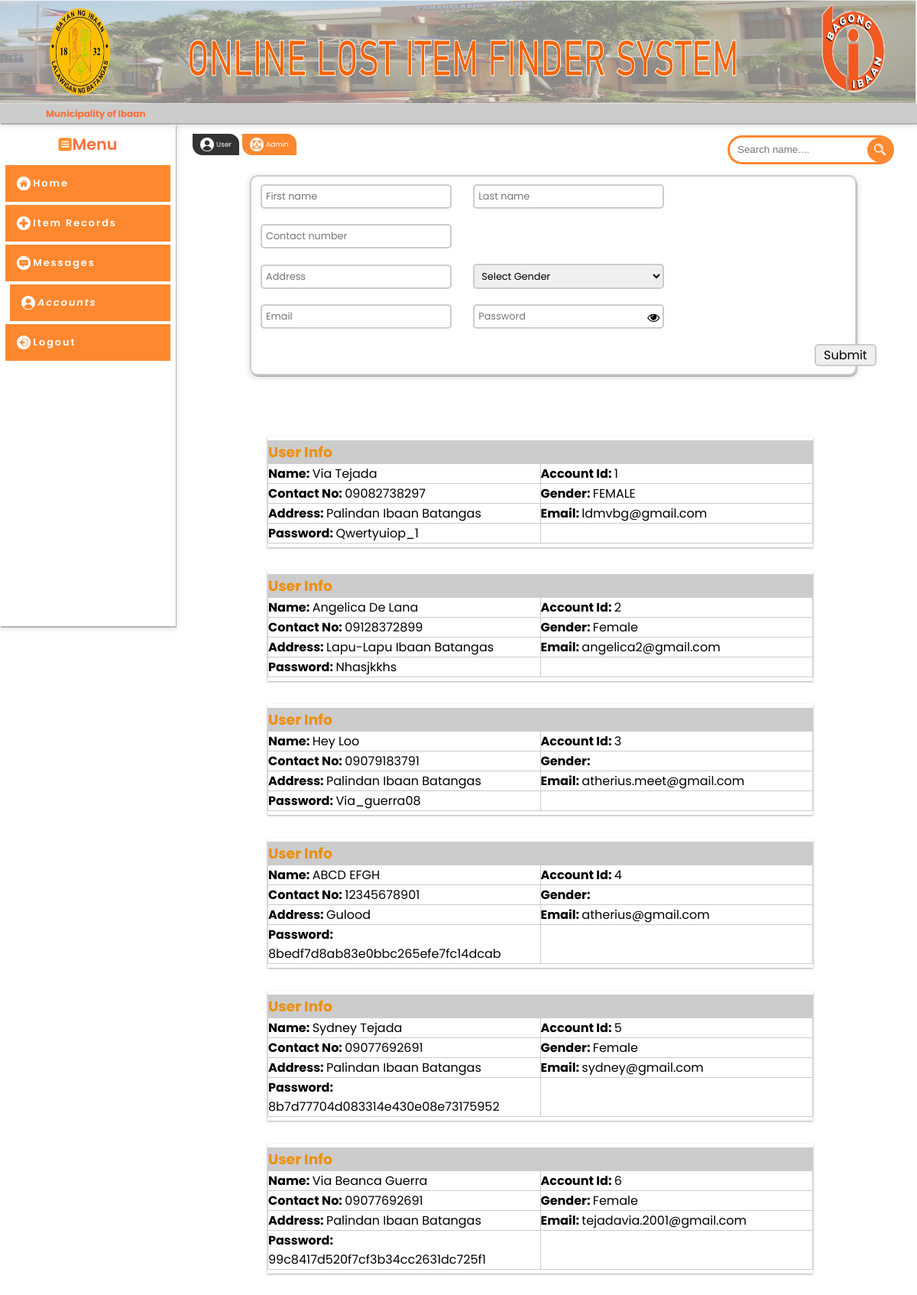
Before: /admin_accounts.php (signed in) with the older database file.
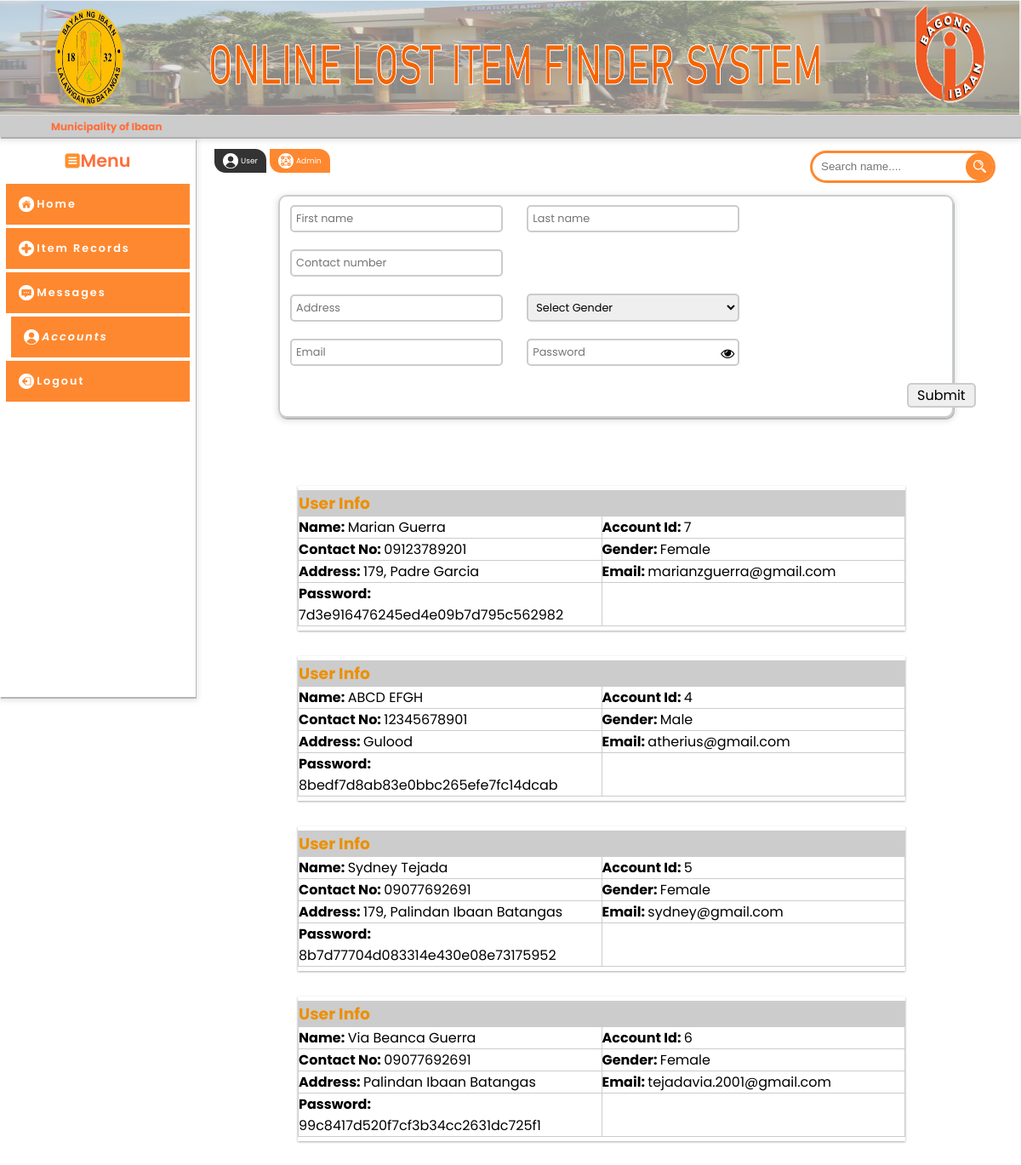
After: the same page with the newer database file.
### tables this page shows
CREATE TABLE IF NOT EXISTS `tb_residentsacc` (
  `accountId` int(15) NOT NULL AUTO_INCREMENT,
  `fname` varchar(50) NOT NULL,
  `lname` varchar(50) NOT NULL,
  `address` varchar(50) NOT NULL,
  `contact` varchar(15) NOT NULL,
  `gender` varchar(15) NOT NULL,
  `email` varchar(25) NOT NULL,
  `password` varchar(100) NOT NULL,
  `code` varchar(50) NOT NULL,
  `status` varchar(25) NOT NULL,
  PRIMARY KEY (`accountId`)
);

### admin_accounts.php (the view, shortened to what this page needs)
<!DOCTYPE html>
<html lang="en">
    <head>
        <link rel="stylesheet" href="style.css">
        <link rel="stylesheet" href="responsive.css">
        <link rel="stylesheet" href="https://stackpath.bootstrapcdn.com/font-awesome/4.7.0/css/font-awesome.min.css">
    </head>
    <body>
        <header>
            <div class="header" id="header">
            </div>
            <div class="divider">
                <p>Municipality of Ibaan</p>
            </div>
        </header>
        <nav class="navigation" id="navigation">
            <h3><img src="./images/menu-logo.png" height="18" width="18">Menu</h3>
            <div class="nav-links" id="myDIV">
                <a href="admin_home.php" class="nav-link"><img src="./images/home-icon.png" width="18" height="18" style="margin-right: 3px;">Home</a>
                <a href="admin_itemRecord.php" class="nav-link"><img src="./images/add-icon.png" width="18" height="18" style="margin-right: 3px;">Item Records</a>
                <a href="admin_messages.php" class="nav-link"><img src="./images/messages-icon.png" width="18" height="18" style="margin-right: 3px;">Messages</a>
                <a href="admin_accounts.php" class="nav-link active"><img src="./images/user-icon.png" width="18" height="18" style="margin-right: 3px;">Accounts</a>
                <a href="logout.php" class="nav-link"><img src="./images/logout-icon.png" width="18" height="18" style="margin-right: 3px;">Logout</a>
            </div>
        </nav>
        <div class="message-nav-parent">
            <div class="message-nav">
                <a href="admin_accounts.php" class="msg-nav-child --msg-active"><img src="./images/user-icon.png" width="18" height="18" style="margin-right: 3px;">User</a>
                <a href="admin_admin-accounts.php" class="msg-nav-child"><img src="./images/admin-ico.png" width="18" height="18" style="margin-right: 3px;">Admin</a>
            </div>
        </div>
        <div class="search-bar">
        <form class="search-box" action="search_account.php" method=POST>
                <input class="search" type="text" name="contact" size='20' placeholder="Search name...." required>
                <button class="search-btn" title="Search" type="submit" name= "search"><img src="./images/search-icon.png" width="15" height="15"></button>
            </form>
        </div>
        <main>
            <section class="forms-input">
                <form class='form' action="code_account.php" method="POST" enctype="multipart/form-data">
                        <div class="first-three">
                            <input class="input small" type="text" placeholder="First name" id= "fname" name="fname" required>
                            <input class="input small" type="text" placeholder="Last name" id= "lname" name="lname" required>
                            <input class="input small" type="text" placeholder="Contact number" id="contact" name="contact" required>
                        </div>
                        <div class="second-three">
                            <input class="input small" type="text" placeholder="Address" id="address" name="address" required>
                            <select name="gender" class="input big">
                                <option value="">Select Gender</option>
                            </select>
                        </div>
                        <div class="third-three">
                            <input class="input big" type="email" placeholder="Email" id="email" name="email" required>
                            <input class="input small" type="password" onkeyup="validatePassword(this.value)" pattern="(?=.*\d)(?=.*[a-z])(?=.*[A-Z]).{8,}" title="Must contain at least one number and one uppercase and lowercase letter, and at least 8 or more characters" placeholder="Password" id="password" name="password" required>
                            <i class="fa fa-eye" id="togglePassword" style="margin: 19px 32px 0px -34px; cursor: pointer; position: absolute;"></i>
                            <input class="input button-submit" type="submit" name="Submit" value="Submit">
                        </div>
                </form>
            </section>
            <section class="form-output" id="form-output">
                <div class="output-container">
                    <?php
                    include 'connect_db.php';
                    $query = "SELECT * FROM tb_residentsacc" or die("Error");
                    $result = mysqli_query($conn, $query);
                    while($row=mysqli_fetch_assoc($result))
                    {
                    ?>
                    <div class='output-cont-table'>
                        <table style="width:100%">
                            <tr>
                                <th style="text-align: left; background-color: #cccccc; color: #ec9006"><h3>User Info</h3></th>
                                <th style="text-align: right; background-color: #cccccc; color: #ec9006">
                                    <a style="color:#ec9006; margin: 10px;" href='delete_user_acc.php?id="<?php echo $row['accountId']; ?>"'></a></th>
                            </tr>
                            <tr>
                                <td style="width:50%"><p><span style="font-weight:700;">Name: </span><?php echo $row['fname']; ?>&nbsp<?php echo $row['lname']; ?></p></td>
                                <td style="width:50%"><p><span style="font-weight:700;">Account Id: </span><?php echo $row['accountId']; ?></p></td>
                            </tr>
                            <tr>
                                <td style="width:50%"><p><span style="font-weight:700;">Contact No: </span><?php echo $row['contact']; ?></p></td>
                                <td style="width:50%"><p><span style="font-weight:700;">Gender: </span><?php echo $row['gender']; ?></p></td>
                            </tr>
                            <tr>
                                <td style="width:50%"><p><span style="font-weight:700;">Address: </span><?php echo $row['address']; ?></p></td>
                                <td style="width:50%"><p><span style="font-weight:700;">Email: </span><?php echo $row['email']; ?></p></td>
                            </tr>
                            <tr>
                                <td style="width:50%"><p><span style="font-weight:700;">Password: </span><?php echo $row['password']; ?></p></td>
                            </tr>
                        </table>
                    </div>
                    <?php
                        }
                    ?>
                </div>
            </section>
        </main>
    </body>
</html>

### style.css (style rules this page uses)
:root { --color-white: #ffffff; --color-black: #000000; --color-gray: #cccccc; --color-grayish: #ddd; --color-slightwhite: #f1f1f1; --color-brightorange: #ec9006; --color-orange: #ff6f3c; }
* { margin: 0px; padding: 0px; box-sizing: border-box; }
body { font-family: 'Poppins', arial, sans-serif; }
header { width: 100%; position: sticky; top: 0; z-index: 99; }
.header { width: 100%; height: 17vh; background-image: url('./images/ibaan_header.png'); background-size: 100% 100%; z-index: 99; display: flex; align-items: center; }
.divider { height: 25px; width: 100%; background-color: var(--color-gray); color: var(--color-orange); box-shadow: 0 2px 6px 2px rgb(60 64 67 / 15%), 1px 2px 0 rgb(60 64 67 / 30%); display: flex; align-items: center; }
.divider p { margin-left: 60px; font-size: 12px; font-weight: 700; }
.navigation { height: 82vh; width: 230px; background-color: var(--color-white); box-shadow: 0 2px 6px 2px rgb(60 64 67 / 15%), 1px 2px 0 rgb(60 64 67 / 30%); margin-top: 2px; display: flex; align-items: center; flex-direction: column; position: fixed; overflow: auto; z-index: 11; }
.navigation h3 { color: var(--color-orange); font-size: 1.3rem; font-weight: 600; margin: 10px; display: flex; align-items: center; }
.nav-links { display: flex; justify-content: center; flex-direction: column; }
.nav-links a { display: flex; }
.nav-link { text-decoration: none; padding: 15px 70px 15px 15px; background-color: #fe6e00d0; margin: 2px; color: var(--color-white); font-size: .8rem; font-weight: 600; letter-spacing: 2px; }
.active, .nav-link:hover { margin-left: 8px; font-style: italic; padding: 15px 64px 15px 15px; }
main { width: 100%; background-color: var(--color-white); }
.forms-input { margin: 68px 0 0 327px; position: sticky; }
.form { border-radius: 10px; border: 2px solid var(--color-gray); width: 91%; box-shadow: 1px 2px 0 rgb(60 64 67 / 30%), 0 2px 6px 2px rgb(60 64 67 / 15%); position: sticky; }
.input { font: .8rem 'Poppins', arial, sans-serif; margin: 10px 12px; border-radius: 5px; border: 2px solid var(--color-gray); padding: 5px 5px; position: sticky; }
.big, .medium, .small { width: 250px; }
.button-submit { font-size: 1rem; padding: 0 10px; margin-left: 737px; cursor: pointer; }
.form-output { margin: 80px 0 0 350px; animation: fadeIn 2s; -webkit-animation: fadeIn 2s; -moz-animation: fadeIn 2s; -o-animation: fadeIn 2s; -ms-animation: fadeIn 2s; }
.output-container { width: 84%; margin-bottom: 30px; }
.message-nav-parent { height: 25px; position: fixed; z-index: 3; margin-top: 15px; left: 250px; display: flex; justify-content: end; align-items: center; }
.msg-nav-child { padding: 5px 10px; background-color: #fe6e00d0; text-decoration: none; color: var(--color-white); align-items: center; display: flex; border: 2px solid var(--color-white); font-size: .57rem; border-radius: 0 15px 0 15px; }
.--msg-active, .msg-nav-child:hover { opacity: .8; background-color: var(--color-black); }
.message-nav { display: flex; margin-left: 30%; }
.output-cont-table { width: 100%; margin-top: 30px; padding-top: 5px; padding-bottom: 5px; box-shadow: 0 1px 3px rgba(0,0,0,0.12), 0 1px 2px rgba(0,0,0,0.24); transition: all 0.3s cubic-bezier(.25,.8,.25,1); }
table, th, td { border: 1px solid var(--color-gray); border-collapse: collapse; }
.search-bar { width: 100%; height: 25px; position: fixed; left: 0; z-index: 1; margin-top: 22px; display: flex; justify-content: end; align-items: center; }
.search-box { margin-right: 30px; }
.search { border: 3px solid #fe6e00d0; height: 38px; width: 218px; border-radius: 50px; padding: 10px; float: left; }
.search-btn { background: #fe6e00d0; padding: 8px; cursor: pointer; height: 32px; width: 32px; border-radius: 50%; border: none; text-align: center; margin-left: -35px; margin-top: 3px; }

### responsive.css (style rules this page uses)
:root { --color-white: #ffffff; --color-black: #000000; --color-gray: #cccccc; --color-pure: #ff0000; --color-grayish: #ddd; --color-slightwhite: #f1f1f1; }

Changed rows visible on the page:
removed tb_residentsacc: fname "Via", lname "Tejada", accountId "1", contact "09082738297", gender "FEMALE", address "Palindan Ibaan Batangas", email "ldmvbg@gmail.com", password "Qwertyuiop_1"
removed tb_residentsacc: fname "Angelica", lname "De Lana", accountId "2", contact "09128372899", gender "Female", address "Lapu-Lapu Ibaan Batangas", email "angelica2@gmail.com", password "Nhasjkkhs"
removed tb_residentsacc: fname "Hey", lname "Loo", accountId "3", contact "09079183791", address "Palindan Ibaan Batangas", email "atherius.meet@gmail.com", password "Via_guerra08"
added tb_residentsacc: fname "Marian", lname "Guerra", accountId "7", contact "09123789201", gender "Female", address "179, Padre Garcia", email "marianzguerra@gmail.com", password "7d3e916476245ed4e09b7d795c562982"
changed tb_residentsacc "ABCD": gender (not shown) → "Male"
changed tb_residentsacc "Sydney": address "Palindan Ibaan Batangas" → "179, Palindan Ibaan Batangas"
